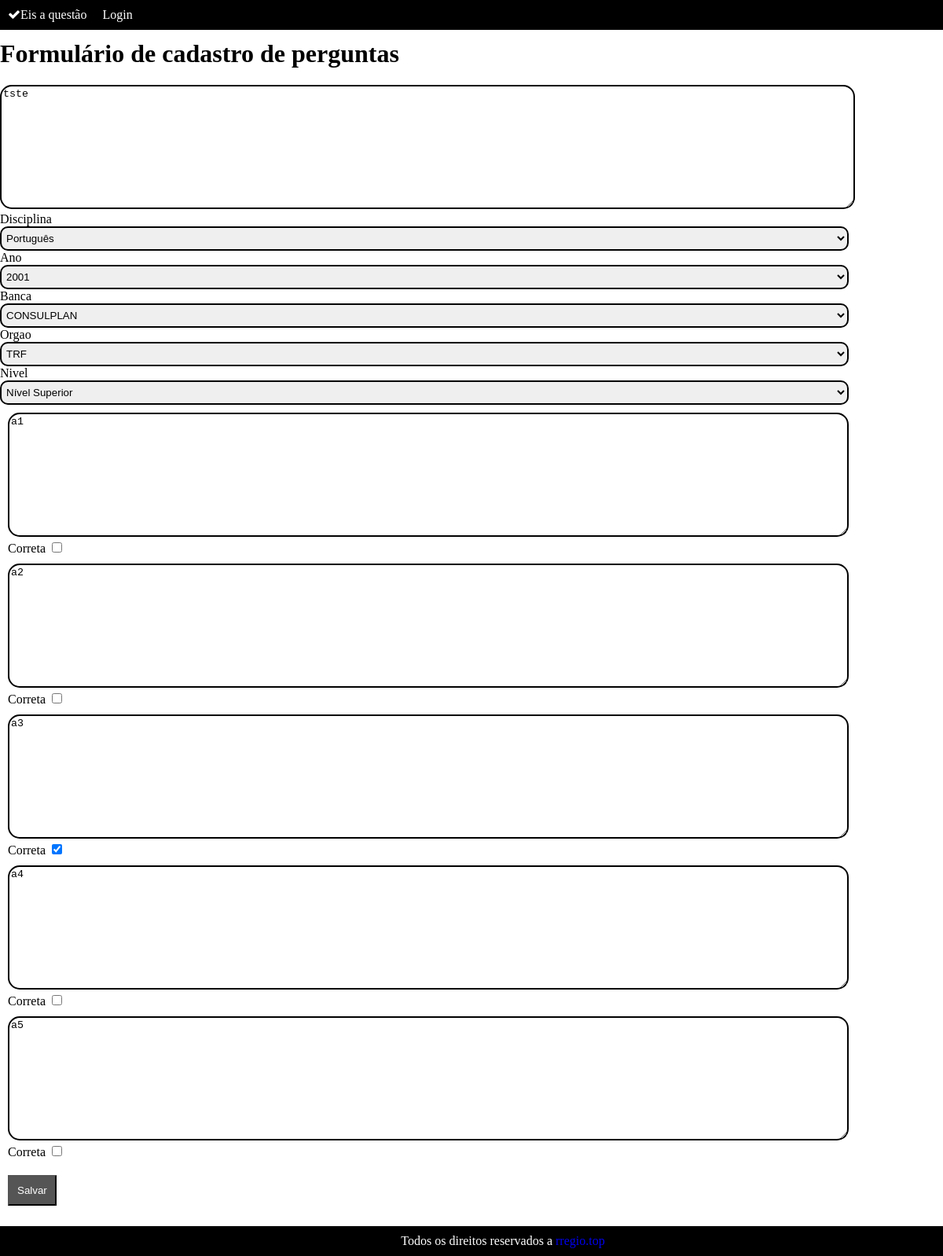
Page /questoes/pergunta/atualizar/2 on the earlier database version.
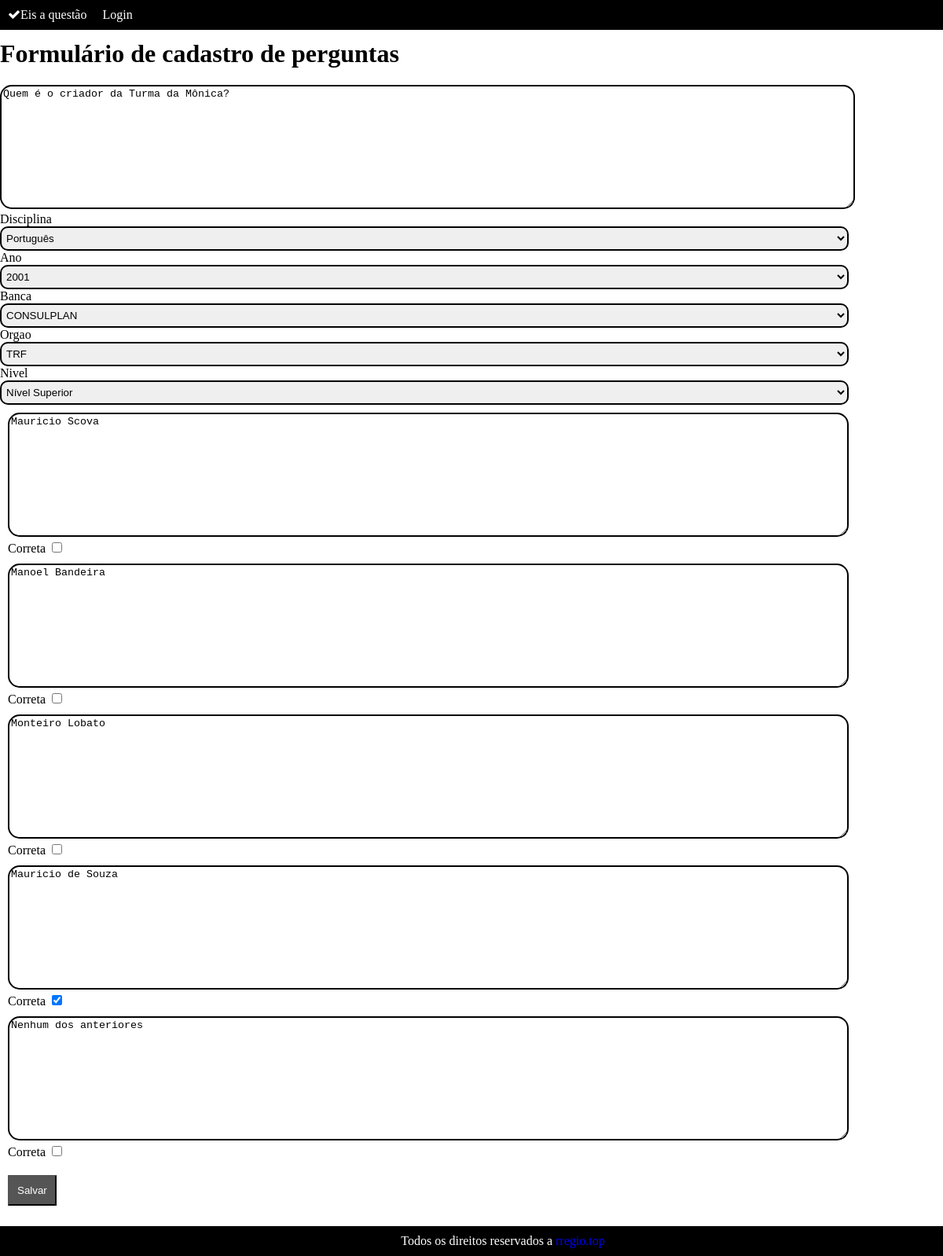
Same page on the later database version.
### questoes/models.py (models this page shows)
class Pergunta(models.Model):
    texto=models.TextField()
    respondida=models.BooleanField(default=False)
    correta=models.BooleanField(default=False)
    disciplina=models.ForeignKey('Disciplina', on_delete=models.CASCADE, related_name='pergunta')
    ano=models.ForeignKey('Ano', on_delete=models.CASCADE, related_name='pergunta')
    orgao=models.ForeignKey('Orgao', on_delete=models.CASCADE, related_name='pergunta')
    nivel=models.ForeignKey('Nivel', on_delete=models.CASCADE, related_name='pergunta')
    banca=models.ForeignKey('Banca', on_delete=models.CASCADE, related_name='pergunta')

### questoes/views.py (the view)
# urls.py: path('pergunta/atualizar/<int:id>', views.pergunta_atualizar,name='pergunta_atualizar'),
def pergunta_atualizar(request,id):
    pergunta=Pergunta.objects.get(pk=id)
    form_pergunta=PerguntaForm(request.POST or None, instance=pergunta)
    form_alternativas=[AlternativaForm(request.POST or None, instance=alternativa, prefix=str(alternativa.id)) for alternativa in pergunta.alternativa.all()]
    if(form_pergunta.is_valid() and all(form_alternativa.is_valid() for form_alternativa in form_alternativas)):
        form_pergunta.save()
        for form_alternativa in form_alternativas:
            form_alternativa.save()
        redirect('index')
    return render(request,'pergunta_form.html',{'form_pergunta':form_pergunta,'form_alternativas':form_alternativas})

### questoes/forms.py
class PerguntaForm(ModelForm):
    disciplina = ModelChoiceField(queryset = Disciplina.objects.all(), empty_label = "Disciplina...",required=True,widget=Select(attrs={'class':'selecting'}))
    ano = ModelChoiceField(queryset = Ano.objects.all(), empty_label = "Ano...",required=True,widget=Select(attrs={'class':'selecting'}))
    banca = ModelChoiceField(queryset = Banca.objects.all(), empty_label = "Banca...",required=True,widget=Select(attrs={'class':'selecting'}))
    orgao = ModelChoiceField(queryset = Orgao.objects.all(), empty_label = "Orgao...",required=True,widget=Select(attrs={'class':'selecting'}))
    nivel = ModelChoiceField(queryset = Nivel.objects.all(), empty_label = "Nivel...",required=True,widget=Select(attrs={'class':'selecting'}))
    class Meta:
        model=Pergunta
        fields=['texto', 'disciplina', 'ano', 'banca', 'orgao', 'nivel']
        widgets = {'texto':Textarea(attrs={'class':'entrada','placeholder':'Pergunta'})}

### questoes/models.py (called while the page is built)
    def __str__(self):
        return self.descricao

    def __str__(self):
        return self.descricao

    def __str__(self):
        return self.descricao

    def __str__(self):
        return self.descricao

    def __str__(self):
        return self.descricao

### questoes/templates/pergunta_form.html
{% extends "base.html" %}
{% block content %}
<h1>Formulário de cadastro de perguntas</h1>
<form class="formuiario" action="" method="post">{% csrf_token %}
    {% for field in form_pergunta %}
        {% if field.field.widget.input_type == 'select' %}
                <label class="input-grupo-texto label-form">{{ field.label }}</label><br>
                {{ field }}<br>
        {% elif field.field.widget.input_type == 'checkbox' %}
            <label class="input-grupo-texto label-form">{{ field.label }}</label>
            {{ field }}<br>
        {% else %}
            {{ field }}<br>
        {% endif %}
    {% endfor %}
    {% for form in form_alternativas %}
        <div class="grupo-input">
            {% for field in form %}
                {% if field.field.widget.input_type == 'checkbox' %}
                    {{ field.label }} {{ field }}<br>
                {% else %}
                    {{ field }}<br>
                {% endif %}
            {% endfor %}
        </div>
    {% endfor %}
    <button type="submit" class="btn_salvar">Salvar</button>
</form><br><br><br>
{% endblock %}

### questoes/templates/base.html (shortened to what this page needs)
<!DOCTYPE html>
{% load static %}
<html lang="pt-br">
<head>
    <link rel="stylesheet" href="{% static 'css/font-awesome.min.css' %}">
    <link rel="stylesheet" href="{% static 'css/my_style.css' %}">
</head>
<body>
    <ul class="nav">
        <li class="nav-li">
            <a href="">
                <i class="fa fa-check"></i>Eis a questão
            </a>
        </li>
        <li class="nav-li">
            <a href="">Login</a>
        </li>
    </ul>
    <div class="content">
        <div class="container">
            {% block content %}
            {% endblock %}
        </div>
    </div>
    <ul class="rodape">
        <li class="roda-txt">
            Todos os direitos reservados a <a href="https://rregio.top/">rregio.top</a></li>
    </ul>
</body>
</html>

### core/static/css/my_style.css (style rules this page uses)
body { margin: 0; padding: 0; }
.nav { background-color: black; color: white; position: fixed; top: 0; margin: 0; padding: 10px; overflow: hidden; width: 100%; list-style-type: none; }
.nav-li { float: left; margin-right: 20px; }
.nav-li a { text-decoration: none; }
.rodape { background-color: black; color: white; position: fixed; bottom: 0; margin: 0; padding: 10; overflow: hidden; width: 100%; list-style-type: none; text-align: center; }
.roda-txt { margin-top: 10px; margin-bottom: 10px; }
.roda-txt a { text-decoration: none; }
.content { margin-top: 50px; }
.entrada { border: 2px solid black; border-radius: 15px; width: 90%; }
.grupo-input { margin: 10px; }
.selecting { width: 90%; border: 2px solid black; padding: 5px 2px; border-radius: 10px; }
.btn_salvar { background-color: #555; color: white; padding: 10px; margin: 10px; }

Differences in the rows shown:
changed Pergunta "Português": texto "tste" → "Quem é o criador da Turma da Mônica?"
Other differences:
form field field: "a1" → "Mauricio Scova"
form field field: "a2" → "Manoel Bandeira"
form field field: "a3" → "Monteiro Lobato"
form field field: "☑" → "☐"
form field field: "a4" → "Mauricio de Souza"
form field field: "☐" → "☑"
form field field: "a5" → "Nenhum dos anteriores"
